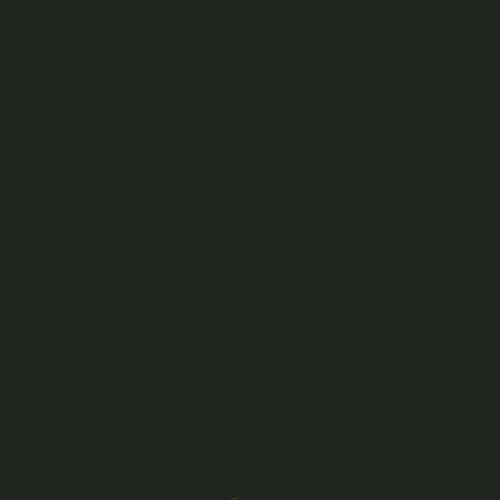
Frame 1 (no input)
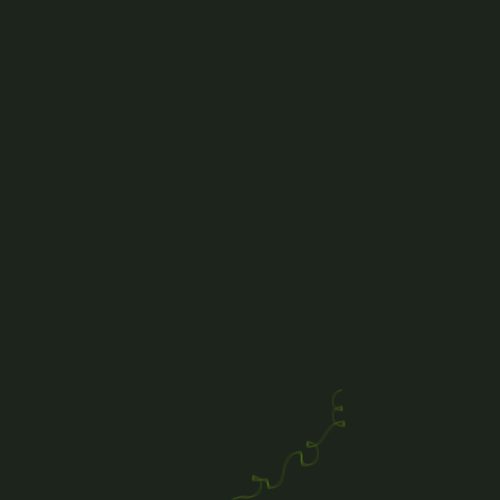
Frame 60 (the mouse pressed at the canvas centre just before this capture)
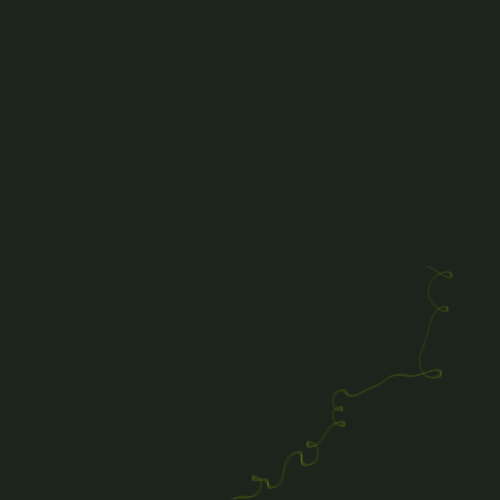
Frame 120 (the mouse held since frame 60 and released just before this capture)

The Processing sketch that drew these frames (run headless with seeded random() and noise(); from frame 60 on, the mouse is pressed at the canvas centre):

// Processing sketch: processing_151320
// ── processing_151320.pde

// Sprouts
// Code with explanation

// speed of noise spave traversing
float rad = 0.03;
PVector tr, vel;
float ang = 0;
float n;
float x,y;
// width of sprout's bottom
float w=5;
int alpha=10;

void setup() {
  size(500,500);
  background(29,36,27);
  noStroke();
  smooth();
  init();
}

// init sprout
void init() {
   // position in the noise space
   tr = new PVector(random(0,1), random(0,1), random(0,1));
   // speed of noise space traverse
   vel = new PVector(random(-rad,rad),random(-rad,rad),random(-rad,rad));
   // initial angle (up)
   ang = 0;
   // initial sprout position
   y=1;
   x=random(0,width-100)+50;
   // convolution factor, changes range of the noise
   n = random(0.35,0.6);
   // every 5 sprouts blur image
   if(alpha%50==0) filter(BLUR,2);
}

void draw() {
 
 if(alpha<255) {
  // draw sprouts progressively (from darkest to brightest)
  fill(170,254,1,alpha);
  
  // speed up a little bit, draw five points every frame
  for(int i=0;i<5;i++) { 
    // since we keep current translating/rotate in x,y and ang reset position to initial
    pushMatrix();
    // key part here: take change of the angle from noise space, use 'n' to choose which direction will be preffered to have more left or more right convolution
    ang += (noise(tr.x,tr.y,tr.z)-n)*0.9;
    // change the noise space coordinates
    tr.add(vel);
    // set drawing position
    translate(x,height-y);
    // rotate plane
    rotate(ang);
    // get new x, wrap drawing window
    x+=cos(ang);
     if(x<0) x=width-1;
     if(x>=width) x=0;
    // get new y and keep moving up (+0.55)
    y+=sin(ang)+0.55;
    // draw point, thicker at beginning, thinner at the end
    ellipse(0,0,w*((height-y)/height),2);
    // restore start position
    popMatrix();
  }
   
  // if sprout is done 
  if(y>height) {
    // next will be more visible
    alpha+=10;
    // do not init last sprout (avoid accidental blur)
    if(alpha<255) init();
  }
 }
}

void mouseClicked() {
    background(29,36,27);
    alpha = 10;
    init();
}
